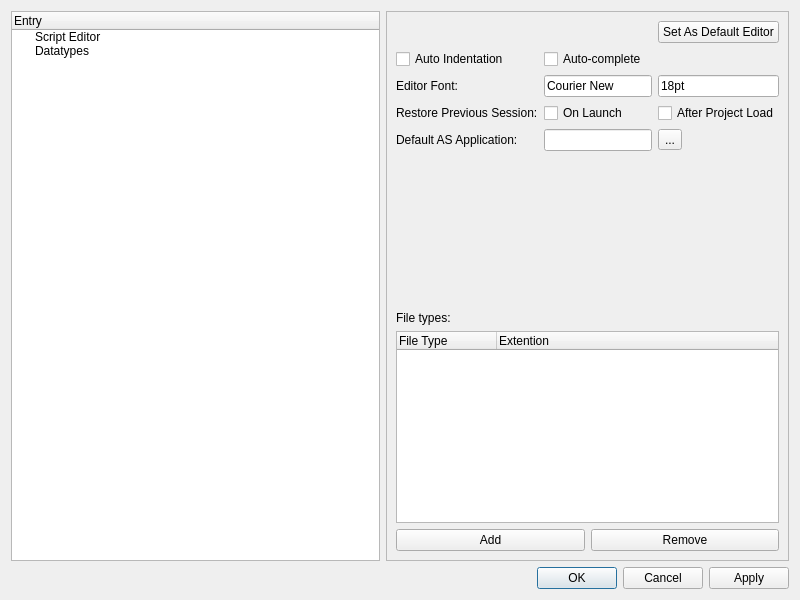
<?xml version="1.0" encoding="UTF-8"?>
<ui version="4.0">
 <class>Settings</class>
 <widget class="QDialog" name="Settings">
  <property name="geometry">
   <rect>
    <x>0</x>
    <y>0</y>
    <width>800</width>
    <height>600</height>
   </rect>
  </property>
  <property name="windowTitle">
   <string>Dialog</string>
  </property>
  <layout class="QGridLayout" name="gridLayout">
   <item row="0" column="1">
    <widget class="QFrame" name="frame">
     <property name="frameShape">
      <enum>QFrame::StyledPanel</enum>
     </property>
     <property name="frameShadow">
      <enum>QFrame::Raised</enum>
     </property>
     <layout class="QGridLayout" name="gridLayout_2">
      <item row="2" column="0">
       <spacer name="verticalSpacer">
        <property name="orientation">
         <enum>Qt::Vertical</enum>
        </property>
        <property name="sizeHint" stdset="0">
         <size>
          <width>20</width>
          <height>40</height>
         </size>
        </property>
       </spacer>
      </item>
      <item row="0" column="0">
       <layout class="QGridLayout" name="gridLayout_3">
        <item row="1" column="0">
         <widget class="QCheckBox" name="checkBox">
          <property name="text">
           <string>Auto Indentation</string>
          </property>
         </widget>
        </item>
        <item row="2" column="0">
         <widget class="QLabel" name="label_2">
          <property name="text">
           <string>Editor Font:</string>
          </property>
         </widget>
        </item>
        <item row="3" column="0">
         <widget class="QLabel" name="label_3">
          <property name="text">
           <string>Restore Previous Session:</string>
          </property>
         </widget>
        </item>
        <item row="2" column="2">
         <widget class="QLineEdit" name="lineEdit_3">
          <property name="text">
           <string>18pt</string>
          </property>
         </widget>
        </item>
        <item row="0" column="2">
         <widget class="QPushButton" name="pushButton">
          <property name="text">
           <string>Set As Default Editor</string>
          </property>
         </widget>
        </item>
        <item row="3" column="1">
         <widget class="QCheckBox" name="checkBox_2">
          <property name="text">
           <string>On Launch</string>
          </property>
         </widget>
        </item>
        <item row="3" column="2">
         <widget class="QCheckBox" name="checkBox_3">
          <property name="text">
           <string>After Project Load</string>
          </property>
         </widget>
        </item>
        <item row="1" column="1">
         <widget class="QCheckBox" name="checkBox_4">
          <property name="text">
           <string>Auto-complete</string>
          </property>
         </widget>
        </item>
        <item row="2" column="1">
         <widget class="QLineEdit" name="lineEdit_2">
          <property name="text">
           <string>Courier New</string>
          </property>
         </widget>
        </item>
        <item row="4" column="2">
         <widget class="QToolButton" name="browseDefaultApplication">
          <property name="text">
           <string>...</string>
          </property>
         </widget>
        </item>
        <item row="4" column="1">
         <widget class="QLineEdit" name="applicationLineEdit">
          <property name="text">
           <string/>
          </property>
         </widget>
        </item>
        <item row="4" column="0">
         <widget class="QLabel" name="defaultApplicationLabel">
          <property name="text">
           <string>Default AS Application:</string>
          </property>
         </widget>
        </item>
       </layout>
      </item>
      <item row="3" column="0">
       <widget class="QLabel" name="label">
        <property name="text">
         <string>File types:</string>
        </property>
       </widget>
      </item>
      <item row="8" column="0">
       <layout class="QHBoxLayout" name="horizontalLayout">
        <item>
         <widget class="QPushButton" name="addFileTypeButton">
          <property name="text">
           <string>Add</string>
          </property>
         </widget>
        </item>
        <item>
         <widget class="QPushButton" name="removeFileTypeButton">
          <property name="text">
           <string>Remove</string>
          </property>
         </widget>
        </item>
       </layout>
      </item>
      <item row="4" column="0">
       <widget class="QTreeWidget" name="fileTypeTree">
        <column>
         <property name="text">
          <string>File Type</string>
         </property>
        </column>
        <column>
         <property name="text">
          <string>Extention</string>
         </property>
        </column>
       </widget>
      </item>
     </layout>
    </widget>
   </item>
   <item row="1" column="1">
    <widget class="QDialogButtonBox" name="buttonBox">
     <property name="orientation">
      <enum>Qt::Horizontal</enum>
     </property>
     <property name="standardButtons">
      <set>QDialogButtonBox::Apply|QDialogButtonBox::Cancel|QDialogButtonBox::Ok</set>
     </property>
    </widget>
   </item>
   <item row="0" column="0">
    <widget class="QTreeWidget" name="treeWidget">
     <column>
      <property name="text">
       <string>Entry</string>
      </property>
     </column>
     <item>
      <property name="text">
       <string>Script Editor</string>
      </property>
     </item>
     <item>
      <property name="text">
       <string>Datatypes</string>
      </property>
     </item>
    </widget>
   </item>
  </layout>
 </widget>
 <resources/>
 <connections>
  <connection>
   <sender>buttonBox</sender>
   <signal>accepted()</signal>
   <receiver>Settings</receiver>
   <slot>accept()</slot>
   <hints>
    <hint type="sourcelabel">
     <x>248</x>
     <y>254</y>
    </hint>
    <hint type="destinationlabel">
     <x>157</x>
     <y>274</y>
    </hint>
   </hints>
  </connection>
  <connection>
   <sender>buttonBox</sender>
   <signal>rejected()</signal>
   <receiver>Settings</receiver>
   <slot>reject()</slot>
   <hints>
    <hint type="sourcelabel">
     <x>316</x>
     <y>260</y>
    </hint>
    <hint type="destinationlabel">
     <x>286</x>
     <y>274</y>
    </hint>
   </hints>
  </connection>
  <connection>
   <sender>addFileTypeButton</sender>
   <signal>clicked()</signal>
   <receiver>Settings</receiver>
   <slot>addFileType()</slot>
   <hints>
    <hint type="sourcelabel">
     <x>476</x>
     <y>539</y>
    </hint>
    <hint type="destinationlabel">
     <x>399</x>
     <y>299</y>
    </hint>
   </hints>
  </connection>
  <connection>
   <sender>removeFileTypeButton</sender>
   <signal>clicked()</signal>
   <receiver>Settings</receiver>
   <slot>removeFileType()</slot>
   <hints>
    <hint type="sourcelabel">
     <x>680</x>
     <y>539</y>
    </hint>
    <hint type="destinationlabel">
     <x>399</x>
     <y>299</y>
    </hint>
   </hints>
  </connection>
 </connections>
 <slots>
  <slot>changed()</slot>
  <slot>save()</slot>
  <slot>removeFileType()</slot>
  <slot>addFileType()</slot>
 </slots>
</ui>
